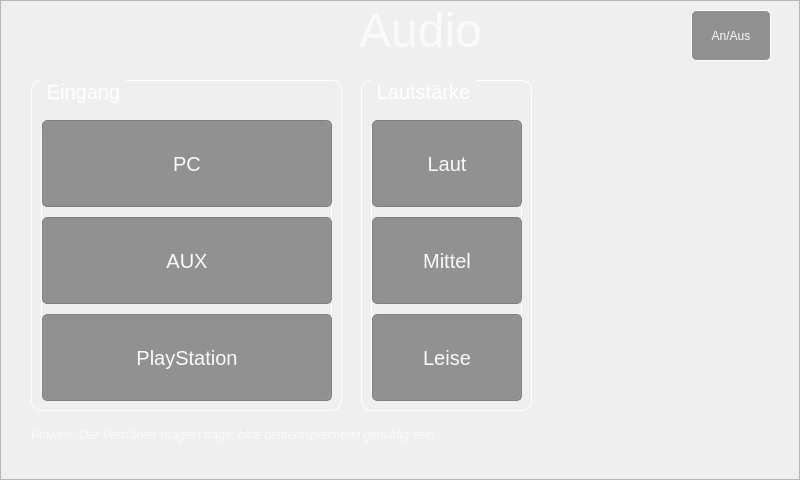
<?xml version="1.0" encoding="UTF-8"?>
<ui version="4.0">
 <class>Audio</class>
 <widget class="QDialog" name="Audio">
  <property name="geometry">
   <rect>
    <x>0</x>
    <y>0</y>
    <width>800</width>
    <height>480</height>
   </rect>
  </property>
  <property name="windowTitle">
   <string>Dialog</string>
  </property>
  <property name="styleSheet">
   <string notr="true">QGroupBox::title{subcontrol-origin:margin; left:10px; padding: 0 3px 0 3px;color:white;}</string>
  </property>
  <widget class="QFrame" name="frame">
   <property name="geometry">
    <rect>
     <x>0</x>
     <y>0</y>
     <width>800</width>
     <height>480</height>
    </rect>
   </property>
   <property name="styleSheet">
    <string notr="true">background-image: url(:/bilder/Icons/back_audio.jpg);</string>
   </property>
   <property name="frameShape">
    <enum>QFrame::StyledPanel</enum>
   </property>
   <property name="frameShadow">
    <enum>QFrame::Raised</enum>
   </property>
  </widget>
  <widget class="QWidget" name="central_Widget" native="true">
   <property name="geometry">
    <rect>
     <x>0</x>
     <y>0</y>
     <width>800</width>
     <height>480</height>
    </rect>
   </property>
   <widget class="QGroupBox" name="groupBox_2">
    <property name="geometry">
     <rect>
      <x>31</x>
      <y>80</y>
      <width>311</width>
      <height>331</height>
     </rect>
    </property>
    <property name="styleSheet">
     <string notr="true">margin-top:0.6em;
border:1px solid white;
border-radius:10px;
font-size:20px;
</string>
    </property>
    <property name="title">
     <string>Eingang</string>
    </property>
    <widget class="QWidget" name="verticalLayoutWidget_2">
     <property name="geometry">
      <rect>
       <x>10</x>
       <y>40</y>
       <width>291</width>
       <height>281</height>
      </rect>
     </property>
     <layout class="QVBoxLayout" name="verticalLayout_2" stretch="0,0,0">
      <property name="spacing">
       <number>10</number>
      </property>
      <property name="sizeConstraint">
       <enum>QLayout::SetMinAndMaxSize</enum>
      </property>
      <property name="leftMargin">
       <number>1</number>
      </property>
      <property name="topMargin">
       <number>0</number>
      </property>
      <item>
       <widget class="QPushButton" name="pushButtonPC">
        <property name="sizePolicy">
         <sizepolicy hsizetype="Expanding" vsizetype="Expanding">
          <horstretch>0</horstretch>
          <verstretch>0</verstretch>
         </sizepolicy>
        </property>
        <property name="styleSheet">
         <string notr="true">background-color:rgba(0,0,0,100);
border:1px solid gray;
margin-top:0;
border-radius:5px;
color:rgb(250,250,250);</string>
        </property>
        <property name="text">
         <string>PC</string>
        </property>
        <property name="flat">
         <bool>true</bool>
        </property>
       </widget>
      </item>
      <item>
       <widget class="QPushButton" name="pushButtonAUX">
        <property name="sizePolicy">
         <sizepolicy hsizetype="Expanding" vsizetype="Expanding">
          <horstretch>0</horstretch>
          <verstretch>0</verstretch>
         </sizepolicy>
        </property>
        <property name="styleSheet">
         <string notr="true">background-color:rgba(0,0,0,100);
border:1px solid gray;
margin-top:0;
border-radius:5px;
color:rgb(250,250,250);</string>
        </property>
        <property name="text">
         <string>AUX</string>
        </property>
        <property name="flat">
         <bool>true</bool>
        </property>
       </widget>
      </item>
      <item>
       <widget class="QPushButton" name="pushButtonPlaystation">
        <property name="enabled">
         <bool>true</bool>
        </property>
        <property name="sizePolicy">
         <sizepolicy hsizetype="Expanding" vsizetype="Expanding">
          <horstretch>0</horstretch>
          <verstretch>0</verstretch>
         </sizepolicy>
        </property>
        <property name="minimumSize">
         <size>
          <width>0</width>
          <height>0</height>
         </size>
        </property>
        <property name="styleSheet">
         <string notr="true">background-color:rgba(0,0,0,100);
border:1px solid gray;
margin-top:0;
border-radius:5px;
color:rgb(250,250,250);</string>
        </property>
        <property name="text">
         <string>PlayStation</string>
        </property>
        <property name="iconSize">
         <size>
          <width>16</width>
          <height>16</height>
         </size>
        </property>
        <property name="flat">
         <bool>true</bool>
        </property>
       </widget>
      </item>
     </layout>
    </widget>
   </widget>
   <widget class="QLabel" name="label">
    <property name="geometry">
     <rect>
      <x>0</x>
      <y>0</y>
      <width>841</width>
      <height>61</height>
     </rect>
    </property>
    <property name="font">
     <font>
      <pointsize>36</pointsize>
     </font>
    </property>
    <property name="styleSheet">
     <string notr="true">color:rgb(250,250,250);</string>
    </property>
    <property name="text">
     <string>Audio</string>
    </property>
    <property name="textFormat">
     <enum>Qt::AutoText</enum>
    </property>
    <property name="alignment">
     <set>Qt::AlignCenter</set>
    </property>
   </widget>
   <widget class="QGroupBox" name="groupBox_3">
    <property name="geometry">
     <rect>
      <x>361</x>
      <y>80</y>
      <width>171</width>
      <height>331</height>
     </rect>
    </property>
    <property name="styleSheet">
     <string notr="true">margin-top:0.6em;
border:1px solid white;
border-radius:10px;
font-size:20px;
</string>
    </property>
    <property name="title">
     <string>Lautstärke</string>
    </property>
    <widget class="QWidget" name="verticalLayoutWidget_3">
     <property name="geometry">
      <rect>
       <x>10</x>
       <y>40</y>
       <width>151</width>
       <height>281</height>
      </rect>
     </property>
     <layout class="QVBoxLayout" name="verticalLayout_3" stretch="0,0,0">
      <property name="spacing">
       <number>10</number>
      </property>
      <property name="sizeConstraint">
       <enum>QLayout::SetMinAndMaxSize</enum>
      </property>
      <property name="leftMargin">
       <number>1</number>
      </property>
      <property name="topMargin">
       <number>0</number>
      </property>
      <item>
       <widget class="QPushButton" name="pushButtonLautstaerke_Laut">
        <property name="sizePolicy">
         <sizepolicy hsizetype="Expanding" vsizetype="Expanding">
          <horstretch>0</horstretch>
          <verstretch>0</verstretch>
         </sizepolicy>
        </property>
        <property name="styleSheet">
         <string notr="true">background-color:rgba(0,0,0,100);
border:1px solid gray;
margin-top:0;
border-radius:5px;
color:rgb(250,250,250);</string>
        </property>
        <property name="text">
         <string>Laut</string>
        </property>
        <property name="flat">
         <bool>true</bool>
        </property>
       </widget>
      </item>
      <item>
       <widget class="QPushButton" name="pushButtonLautstaerke_Mittel">
        <property name="sizePolicy">
         <sizepolicy hsizetype="Expanding" vsizetype="Expanding">
          <horstretch>0</horstretch>
          <verstretch>0</verstretch>
         </sizepolicy>
        </property>
        <property name="styleSheet">
         <string notr="true">background-color:rgba(0,0,0,100);
border:1px solid gray;
margin-top:0;
border-radius:5px;
color:rgb(250,250,250);</string>
        </property>
        <property name="text">
         <string>Mittel</string>
        </property>
        <property name="flat">
         <bool>true</bool>
        </property>
       </widget>
      </item>
      <item>
       <widget class="QPushButton" name="pushButtonLautstaerke_Leise">
        <property name="enabled">
         <bool>true</bool>
        </property>
        <property name="sizePolicy">
         <sizepolicy hsizetype="Expanding" vsizetype="Expanding">
          <horstretch>0</horstretch>
          <verstretch>0</verstretch>
         </sizepolicy>
        </property>
        <property name="minimumSize">
         <size>
          <width>0</width>
          <height>0</height>
         </size>
        </property>
        <property name="styleSheet">
         <string notr="true">background-color:rgba(0,0,0,100);
border:1px solid gray;
margin-top:0;
border-radius:5px;
color:rgb(250,250,250);</string>
        </property>
        <property name="text">
         <string>Leise</string>
        </property>
        <property name="iconSize">
         <size>
          <width>16</width>
          <height>16</height>
         </size>
        </property>
        <property name="flat">
         <bool>true</bool>
        </property>
       </widget>
      </item>
     </layout>
    </widget>
   </widget>
   <widget class="QPushButton" name="pushButton_OnOff">
    <property name="geometry">
     <rect>
      <x>691</x>
      <y>10</y>
      <width>80</width>
      <height>51</height>
     </rect>
    </property>
    <property name="styleSheet">
     <string notr="true">background-color:rgba(0,0,0,100);
border:1px solid white;
border-radius:5px;
color:rgb(250,250,250);</string>
    </property>
    <property name="text">
     <string>An/Aus</string>
    </property>
    <property name="checkable">
     <bool>true</bool>
    </property>
    <property name="flat">
     <bool>true</bool>
    </property>
   </widget>
   <widget class="QPushButton" name="pushButton_back">
    <property name="geometry">
     <rect>
      <x>731</x>
      <y>390</y>
      <width>61</width>
      <height>61</height>
     </rect>
    </property>
    <property name="text">
     <string/>
    </property>
    <property name="icon">
     <iconset>
      <normaloff>:/bilder/Icons/arrow_left_icon.png</normaloff>:/bilder/Icons/arrow_left_icon.png</iconset>
    </property>
    <property name="iconSize">
     <size>
      <width>50</width>
      <height>50</height>
     </size>
    </property>
    <property name="flat">
     <bool>true</bool>
    </property>
   </widget>
   <widget class="QLabel" name="label_2">
    <property name="geometry">
     <rect>
      <x>31</x>
      <y>425</y>
      <width>501</width>
      <height>21</height>
     </rect>
    </property>
    <property name="styleSheet">
     <string notr="true">color:rgb(250,250,250);</string>
    </property>
    <property name="text">
     <string>&lt;html&gt;&lt;head/&gt;&lt;body&gt;&lt;p&gt;&lt;span style=&quot; font-size:9pt;&quot;&gt;Hinweis:&lt;/span&gt;&lt;span style=&quot; font-size:9pt; font-style:italic;&quot;&gt; Der Verstärker reagiert träge, bitte dementsprechend geduldig sein....&lt;/span&gt;&lt;/p&gt;&lt;/body&gt;&lt;/html&gt;</string>
    </property>
   </widget>
  </widget>
 </widget>
 <resources/>
 <connections/>
</ui>
